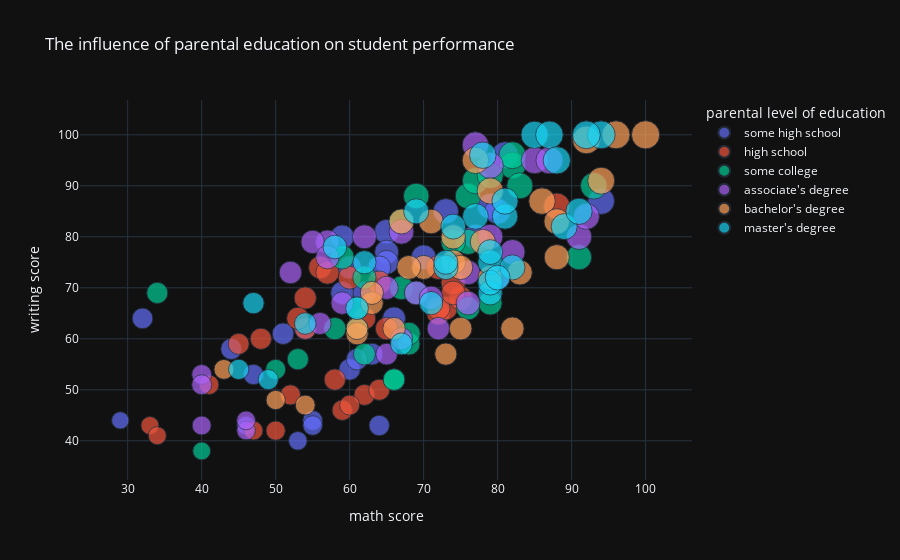

The notebook cell this image was saved under:
### Code cell
parents = students['parental level of education'].unique()
sample_data = []
for parent in parents:
    member = students[students['parental level of education'] == parent].sample(n=30, random_state=1)
    sample_data.append(member)
    parent_data = pd.concat(sample_data, axis=0)
fig = px.scatter(parent_data, x='math score', y='writing score',color='parental level of education',
size='average score',title=' The influence of parental education on student performance ',template='plotly_dark')
fig.show()

### Figure 1 — Plotly figure (JSON) as saved in the notebook; plotly's stock layout.template omitted (floating-point values rounded to 4 significant figures)
{"data": [{"hovertemplate": "parental level of education=some high school<br>math score=%{x}<br>writing score=%{y}<br>average score=%{marker.size}<extra></extra>", "legendgroup": "some high school", "marker": {"color": "#636efa", "size": [57.67, 91.33, 43.33, 83.33, 67, 76, 60, 51.33, 48.67, 52.33, 57.67, 43.33, 53.67, 78.67, 37.67, 66, 55.33, 66, 58.33, 89, 83.33, 68, 72, 48, 72, 70.33, 66, 76, 80.67, 59], "sizemode": "area", "sizeref": 0.25, "symbol": "circle"}, "mode": "markers", "name": "some high school", "orientation": "v", "showlegend": true, "type": "scatter", "x": [60, 81, 46, 79, 59, 65, 63, 47, 55, 64, 61, 53, 32, 77, 29, 66, 44, 62, 51, 94, 80, 60, 65, 55, 65, 59, 64, 70, 73, 54], "xaxis": "x", "y": [54, 96, 43, 86, 69, 81, 57, 53, 44, 43, 56, 40, 64, 80, 44, 64, 58, 69, 61, 87, 85, 74, 77, 43, 75, 80, 74, 76, 85, 62], "yaxis": "y"}, {"hovertemplate": "parental level of education=high school<br>math score=%{x}<br>writing score=%{y}<br>average score=%{marker.size}<extra></extra>", "legendgroup": "high school", "marker": {"color": "#EF553B", "size": [52.33, 40.67, 51.33, 57, 56.67, 68, 66.67, 62, 69, 55.33, 63.33, 58.33, 45, 63.67, 69.33, 70.67, 55.67, 73, 56, 48, 63, 50.33, 75.33, 68, 46.67, 87.67, 66, 68.33, 71, 41], "sizemode": "area", "sizeref": 0.25, "symbol": "circle"}, "mode": "markers", "name": "high school", "orientation": "v", "showlegend": true, "type": "scatter", "x": [59, 33, 52, 58, 48, 72, 60, 54, 73, 62, 62, 54, 47, 65, 64, 75, 45, 72, 64, 41, 53, 60, 74, 72, 50, 88, 56, 57, 74, 34], "xaxis": "x", "y": [46, 43, 49, 52, 60, 65, 72, 68, 66, 49, 64, 62, 42, 62, 71, 68, 59, 74, 50, 51, 64, 47, 71, 66, 42, 86, 74, 73, 69, 41], "yaxis": "y"}, {"hovertemplate": "parental level of education=some college<br>math score=%{x}<br>writing score=%{y}<br>average score=%{marker.size}<extra></extra>", "legendgroup": "some college", "marker": {"color": "#00cc96", "size": [62.33, 62.33, 82.33, 78.67, 71, 79.33, 65, 40, 88.67, 76, 56.33, 59, 80.33, 86, 85.67, 85.33, 62.33, 91.67, 82.33, 50.33, 65.67, 71, 70.33, 68.33, 68, 60, 68.67, 89, 57, 58.33], "sizemode": "area", "sizeref": 0.25, "symbol": "circle"}, "mode": "markers", "name": "some college", "orientation": "v", "showlegend": true, "type": "scatter", "x": [61, 68, 76, 67, 79, 76, 61, 40, 82, 74, 34, 66, 91, 77, 79, 83, 58, 82, 69, 50, 68, 59, 67, 69, 62, 62, 76, 93, 53, 66], "xaxis": "x", "y": [62, 59, 88, 83, 67, 79, 66, 38, 94, 79, 69, 52, 76, 91, 92, 90, 62, 96, 88, 54, 61, 76, 70, 69, 72, 57, 66, 90, 56, 52], "yaxis": "y"}, {"hovertemplate": "parental level of education=associate's degree<br>math score=%{x}<br>writing score=%{y}<br>average score=%{marker.size}<extra></extra>", "legendgroup": "associate's degree", "marker": {"color": "#ab63fa", "size": [71.33, 61.33, 88, 49.33, 77.33, 43.67, 68, 71.33, 74.33, 50, 81.33, 73.33, 44.33, 87, 89.67, 68.67, 92, 71.67, 79.67, 63, 72.67, 71, 63.67, 80.33, 58.67, 63.67, 64, 69, 85, 45], "sizemode": "area", "sizeref": 0.25, "symbol": "circle"}, "mode": "markers", "name": "associate's degree", "orientation": "v", "showlegend": true, "type": "scatter", "x": [76, 56, 77, 40, 67, 46, 65, 57, 76, 40, 91, 80, 46, 79, 85, 55, 87, 69, 82, 67, 62, 71, 72, 79, 65, 52, 59, 57, 92, 40], "xaxis": "x", "y": [67, 63, 98, 53, 81, 42, 70, 79, 73, 51, 80, 72, 44, 94, 95, 79, 95, 69, 77, 60, 80, 68, 62, 80, 57, 73, 67, 76, 84, 43], "yaxis": "y"}, {"hovertemplate": "parental level of education=bachelor's degree<br>math score=%{x}<br>writing score=%{y}<br>average score=%{marker.size}<extra></extra>", "legendgroup": "bachelor's degree", "marker": {"color": "#FFA15A", "size": [62, 88.33, 98.67, 91.67, 62.67, 79.67, 78.67, 65.33, 86.67, 65, 76, 74, 49.33, 73, 79.67, 97, 68.67, 75, 46.67, 100, 67.67, 60.33, 64, 83, 50, 75, 76.67, 88.67, 72, 78], "sizemode": "area", "sizeref": 0.25, "symbol": "circle"}, "mode": "markers", "name": "bachelor's degree", "orientation": "v", "showlegend": true, "type": "scatter", "x": [73, 86, 96, 94, 61, 78, 67, 63, 79, 75, 74, 75, 43, 70, 88, 92, 82, 79, 50, 100, 63, 61, 66, 88, 54, 74, 71, 77, 68, 83], "xaxis": "x", "y": [57, 87, 100, 91, 61, 79, 83, 67, 89, 62, 75, 74, 54, 74, 76, 99, 62, 72, 48, 100, 69, 62, 62, 83, 47, 80, 83, 95, 74, 73], "yaxis": "y"}, {"hovertemplate": "parental level of education=master's degree<br>math score=%{x}<br>writing score=%{y}<br>average score=%{marker.size}<extra></extra>", "legendgroup": "master's degree", "marker": {"color": "#19d3f3", "size": [77, 51.67, 97.67, 78, 68.33, 97.33, 64.67, 79.33, 75, 79.33, 72.67, 57.33, 51.33, 61, 83.67, 59, 82, 88.33, 85, 93.33, 68.33, 73.33, 86.33, 77, 87, 95.67, 70.67, 78.33, 77.33, 94], "sizemode": "area", "sizeref": 0.25, "symbol": "circle"}, "mode": "markers", "name": "master's degree", "orientation": "v", "showlegend": true, "type": "scatter", "x": [79, 45, 94, 79, 62, 92, 61, 69, 73, 82, 73, 47, 49, 67, 77, 54, 81, 78, 89, 85, 71, 79, 81, 79, 91, 87, 58, 74, 80, 88], "xaxis": "x", "y": [75, 54, 100, 77, 75, 100, 66, 85, 74, 74, 75, 67, 52, 59, 84, 63, 84, 96, 82, 100, 67, 69, 87, 71, 85, 100, 78, 82, 72, 95], "yaxis": "y"}], "layout": {"legend": {"itemsizing": "constant", "title": {"text": "parental level of education"}, "tracegroupgap": 0}, "title": {"text": " The influence of parental education on student performance "}, "xaxis": {"anchor": "y", "domain": [0, 1], "title": {"text": "math score"}}, "yaxis": {"anchor": "x", "domain": [0, 1], "title": {"text": "writing score"}}}}
